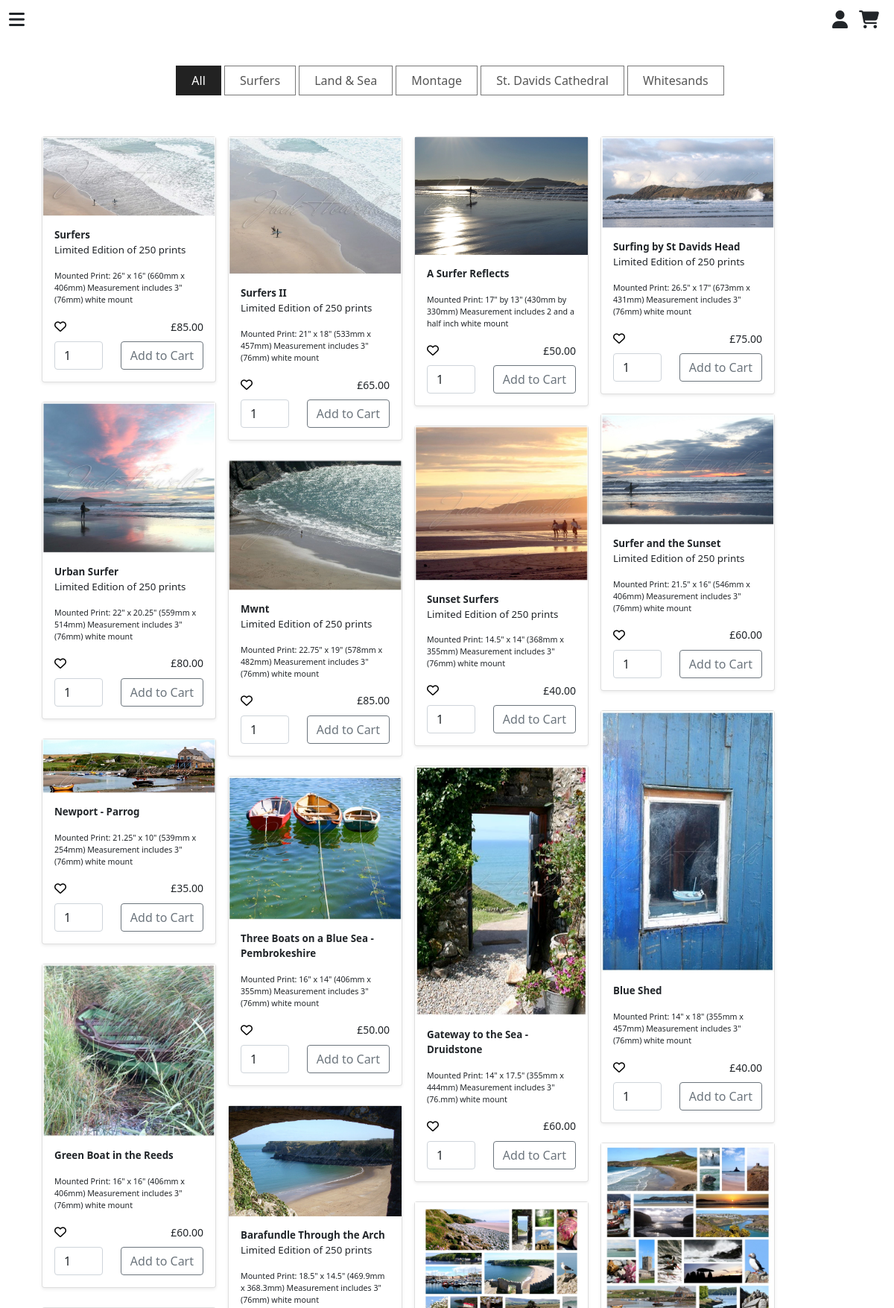
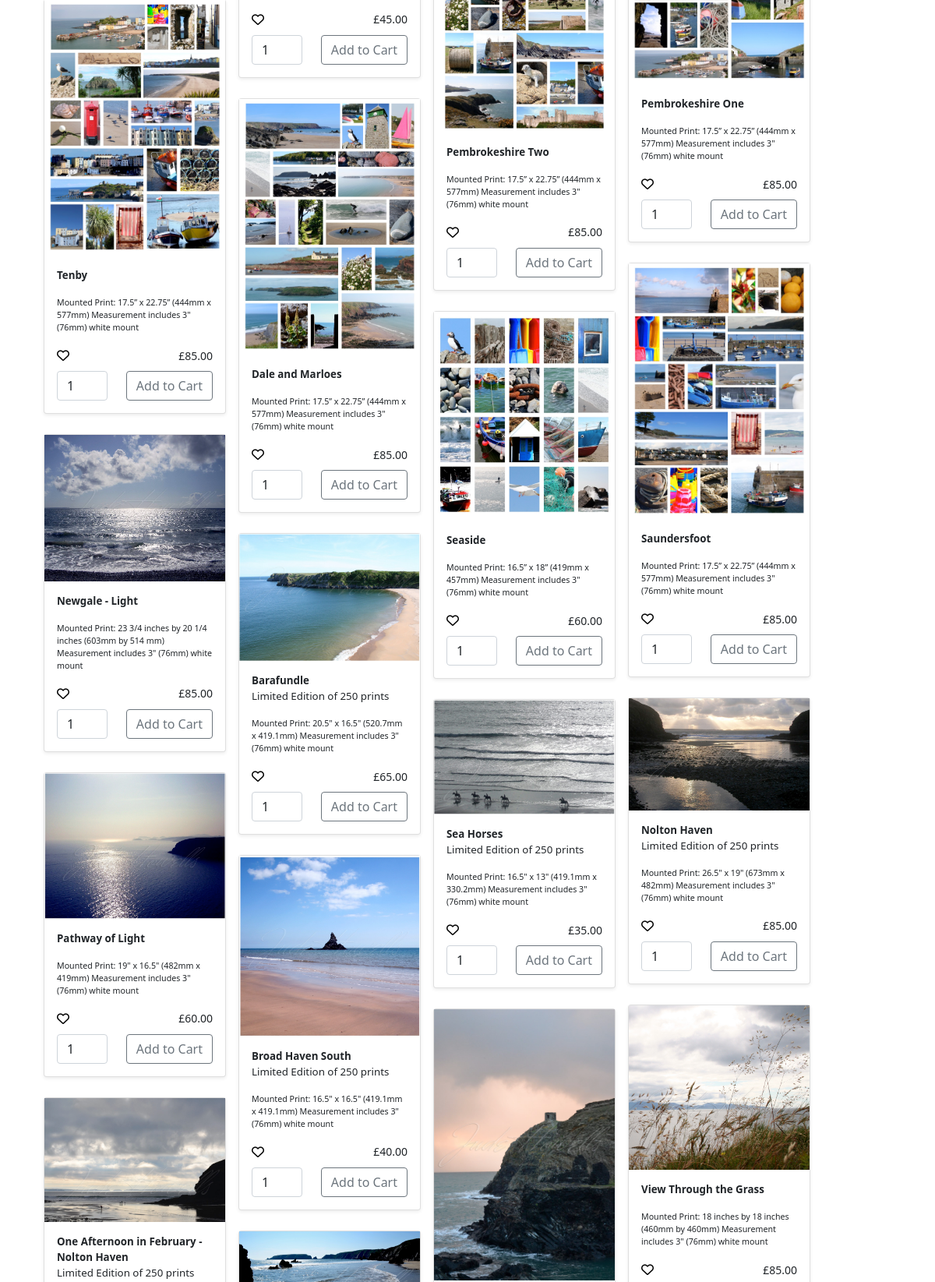
The app's page /shop/ (upper part) with its own data (2 pictures, top to bottom).
### shop/models.py (models this page shows, shortened)
class Product(models.Model):
    sku = models.CharField(max_length=254, null=True, blank=True)
    category = models.ForeignKey('Category', null=True, blank=True,
                                on_delete=models.SET_NULL)
    name = models.CharField(max_length=254)
    description = models.TextField(null=True, blank=True)
    price = models.DecimalField(max_digits=6, decimal_places=2)
    type = models.CharField(max_length=254)
    dimensions = models.CharField(max_length=254)
    image_url = models.URLField(max_length=1024, null=True, blank=True)
    image = models.ImageField(null=True, blank=True)

### shop/views.py (the view, shortened to what this page needs)
# urls.py: path('', views.shop_all, name='shop'),
def shop_all(request):
    products = Product.objects.all()
    query = None
    categories = None
    sort = None
    direction = None
    current_sorting = f'{sort}_{direction}'
    context = {
        'products': products,
        'search_term': query,
        'current_categories': categories,
        'current_sorting': current_sorting,
    }
    return render(request, 'shop/shop.html', context)

### cart/contexts.py (called while the page is built, shortened)
def cart_contents(request):
    cart_items = []
    total = 0
    product_count = 0
    cart = request.session.get('cart', {})
    if total < settings.FREE_DELIVERY_THRESHOLD:
        delivery = total * Decimal(settings.STANDARD_DELIVERY_PERCENTAGE/100)
        free_delivery_delta = settings.FREE_DELIVERY_THRESHOLD - total
    else:
        delivery = 0
        free_delivery_delta = 0
    grand_total = delivery + total
    if len(cart_items) == 0:
        toggle = ""
    else:
        toggle = "show"
    context = {
        'cart_items': cart_items,
        'total': total,
        'product_count': product_count,
        'delivery': delivery,
        'free_delivery_delta': free_delivery_delta,
        'free_delivery_threshold': settings.FREE_DELIVERY_THRESHOLD,
        'grand_total': grand_total,
        'toggle': toggle, #my extra bit
    }
    return context

### shop/models.py (called while the page is built)
    def __str__(self):
        return self.name

### shop/templates/shop/shop.html (shortened to what this page needs)
{% extends "base.html" %}
{% load static %}
{% block extra_css %}
<link rel="stylesheet" type="text/css"  href="{% static 'shop/css/shop.css' %}">
<link rel="stylesheet" type="text/css" href="{% static 'shop/css/nivo-lightbox/nivo-lightbox.css' %} ">
<link rel="stylesheet" type="text/css" href="{% static 'shop/css/nivo-lightbox/default.css' %}">
{% endblock %}
{% block content %}
<div class="container-fluid mt-5">
      <div class="categories pt-5">
        <ul class="cat">
          <li>
            <ol class="type pe-4">
              <li class="mx-auto mb-4"><a href="#" data-filter="*" class="active">All</a></li>
              <li class="mx-auto mb-4"><a href="#" data-filter=".surfers">Surfers</a></li>
              <li class="mx-auto mb-4"><a href="#" data-filter=".landandsea">Land & Sea</a></li>
              <li class="mx-auto mb-4"><a href="#" data-filter=".montage">Montage</a></li>
              <li class="mx-auto mb-4"><a href="#" data-filter=".stdavidscathedral">St. Davids Cathedral</a></li>
              <li class="mx-auto mb-4"><a href="#" data-filter=".whitesands">Whitesands</a></li>
            </ol>
          </li>
        </ul>
      </div>
    <div class="row ms-4">
      <div class="portfolio-items">
        {% for product in products %}
        <div class="m-2 {{ product.category }}">
          <div class="card shadow-sm portfolio-item">
            {% if product.image %}
            <a href="{{ product.image.url }}" title="{{ product.name }}" data-lightbox-gallery="{{ product.category }}">
              <img src="{{ product.image.url }}" width="232px">
            </a>
            {% else %}
              <img src="/media/thumbnail.jpg">
            {% endif %}
            <form class="form" action="{% url 'add_to_cart' product.id %}" method="POST">
              <div class="card-body">
                <p class="card-name"><strong>{{ product.name }}</strong></p>
                <p class="card-description">{{ product.description }}</p>
                <p class="dimensions">{{ product.type | slice:"5:14"}} {{ product.dimensions | cut:" Dimensions" }}</p>
                <div class="d-flex justify-content-between align-items-center">
                  <a class="heart" type="button" href=""><i class="far fa-heart"></i></a>
                  <span class="btn-sm price">£{{ product.price }}</span>
                </div>
                <div class="d-flex justify-content-between align-items-center mt-2">
                  <input class="form-control qty_input id_qty_{{ product.id }}"
                    type="number" name="quantity" value="1" min="1" max="99"
                    data-item_id="{{ product.id }}" style="width: 65px;">
                <button type="submit" class="btn btn-outline-secondary">Add to Cart</button>
                </div>
              </div>
            </form>
          </div>
        </div>
        {% endfor %}
      </div>
    </div>
  </div>
{% endblock %}

### templates/base.html (shortened to what this page needs)
{% load static %}
<!doctype html>
<html lang="en">
<head>
{% block corecss %}
<link href="https://cdn.jsdelivr.net/npm/bootstrap@5.1.3/dist/css/bootstrap.min.css" rel="stylesheet">
<link rel="stylesheet" href="{% static 'css/base.css' %}">
{% endblock %}
{% block extra_css %}
{% endblock %}
</head>
<body>
  <nav class="navbar fixed-top">
      <div class="container-fluid">
          <a class="link-dark menu-button-size" data-bs-toggle="offcanvas" href="#offcanvasExample" role="button" aria-controls="offcanvasExample"><i class="fas fa-bars"></i></a>
          <div class="row align-items-end">
              <div class="col">
                  <div class="dropstart">
                    <a class="link-dark menu-button-size profile-button" type="button"
                    id="dropdownMenuButton1" data-bs-toggle="dropdown" aria-expanded="false"><i class="fas fa-user"></i></a>
                  </div>
                  <a class="link-dark menu-button-size me-2" type="button" data-bs-toggle="offcanvas"
                  data-bs-target="#offcanvasRightCheckout" aria-controls="offcanvasRight">
                  <i class="fas fa-shopping-cart"></i></a>
              </div>
          </div>
      </div>
  </nav>
{% block content %}
{% endblock %}
</body>
</html>

### cart/templates/cart/cart.html (shortened to what this page needs)
{% load static %}
{% load bag_tools %}

### static/css/base.css (style rules this page uses)
.menu-button-size { font-size:x-large; }
.profile-button { position: absolute; right: 50px; }
.navbar { background-color:white; }

### shop/static/shop/css/shop.css (style rules this page uses)
.heart { text-decoration: none; color: black; font-size:medium; }
.type { margin:0; padding:0; }
.categories { padding-bottom: 10px; text-align: center; }
ul.cat li { display: inline-block; }
ol.type li { display: inline-block; }
ol.type li a { border: 1px solid #777; color: #555; padding: 8px 20px; text-decoration: none; }
ol.type li a.active { background: #222; border: 1px solid #222; color: #fff; }
.isotope-item { z-index: 2 }
.isotope, .isotope .isotope-item { -webkit-transition-duration: 0.8s; -moz-transition-duration: 0.8s; transition-duration: 0.8s; }
.isotope-item { margin-right: -1px; -webkit-backface-visibility: hidden; backface-visibility: hidden; }
.isotope { -webkit-backface-visibility: hidden; backface-visibility: hidden; -webkit-transition-property: height, width; -moz-transition-property: height, width; transition-property: height, width; }
.isotope .isotope-item { -webkit-backface-visibility: hidden; backface-visibility: hidden; -webkit-transition-property: -webkit-transform, opacity; -moz-transition-property: -moz-transform, opacity; transition-property: transform, opacity; }
.portfolio-item { margin: 5px 0; -webkit-transition: all 0.5s ease-out; -moz-transition: all 0.5s ease-out; -ms-transition: all 0.5s ease-out; -o-transition: all 0.5s ease-out; transition: all 0.5s ease-out; }
.price { padding:0; }
.card-body p { width:200px; font-size:10pt; }
.card-name { margin-bottom: 0px; }
.dimensions { font-size:8pt !important; }

### records on screen
Product: image (picture), name "Surfers", description "Limited Edition of 250 prints", type "Mounted", dimensions "Print: 26\" x 16\" (660mm x 406mm) Measurement includes 3\" (76mm) white mount", price "85.00", quantity "1"
Product: image (picture), name "Surfers II", description "Limited Edition of 250 prints", type "Mounted", dimensions "Print: 21\" x 18\" (533mm x 457mm) Measurement includes 3\" (76mm) white mount", price "65.00"
Product: image (picture), name "A Surfer Reflects", type "Mounted", dimensions "Print: 17\" by 13\" (430mm by 330mm) Measurement includes 2 and a half inch white mount", price "50.00"
Product: image (picture), name "Surfing by St Davids Head", description "Limited Edition of 250 prints", type "Mounted", dimensions "Print: 26.5\" x 17\" (673mm x 431mm) Measurement includes 3\" (76mm) white mount", price "75.00"
Product: image (picture), name "Urban Surfer", description "Limited Edition of 250 prints", type "Mounted", dimensions "Print: 22\" x 20.25\" (559mm x 514mm) Measurement includes 3\" (76mm) white mount", price "80.00"
Product: image (picture), name "Surfer and the Sunset", description "Limited Edition of 250 prints", type "Mounted", dimensions "Print: 21.5\" x 16\" (546mm x 406mm) Measurement includes 3\" (76mm) white mount", price "60.00"
Product: image (picture), name "Sunset Surfers", description "Limited Edition of 250 prints", type "Mounted", dimensions "Print: 14.5\" x 14\" (368mm x 355mm) Measurement includes 3\" (76mm) white mount", price "40.00"
Product: image (picture), name "Mwnt", description "Limited Edition of 250 prints", type "Mounted", dimensions "Print: 22.75\" x 19\" (578mm x 482mm) Measurement includes 3\" (76mm) white mount", price "85.00"
Product: image (picture), name "Blue Shed", type "Mounted", dimensions "Print: 14\" x 18\" (355mm x 457mm) Measurement includes 3\" (76mm) white mount", price "40.00"
Product: image (picture), name "Newport - Parrog", type "Mounted", dimensions "Print: 21.25\" x 10\" (539mm x 254mm) Measurement includes 3\" (76mm) white mount", price "35.00"
Product: image (picture), name "Gateway to the Sea - Druidstone", type "Mounted", dimensions "Print: 14\" x 17.5\" (355mm x 444mm) Measurement includes 3\" (76.mm) white mount", price "60.00"
Product: image (picture), name "Three Boats on a Blue Sea - Pembrokeshire", type "Mounted", dimensions "Print: 16\" x 14\" (406mm x 355mm) Measurement includes 3\" (76mm) white mount", price "50.00"
Product: image (picture), name "Green Boat in the Reeds", type "Mounted", dimensions "Print: 16\" x 16\" (406mm x 406mm) Measurement includes 3\" (76mm) white mount", price "60.00"
Product: image (picture), name "Barafundle Through the Arch", description "Limited Edition of 250 prints", type "Mounted", dimensions "Print: 18.5\" x 14.5\" (469.9mm x 368.3mm) Measurement includes 3\" (76mm) white mount", price "45.00"
Product: image (picture), name "Pembrokeshire One", type "Mounted", dimensions "Print: 17.5” x 22.75” (444mm x 577mm) Measurement includes 3\" (76mm) white mount", price "85.00"
Product: image (picture), name "Pembrokeshire Two", type "Mounted", dimensions "Print: 17.5” x 22.75” (444mm x 577mm) Measurement includes 3\" (76mm) white mount", price "85.00"
Product: image (picture), name "Tenby", type "Mounted", dimensions "Print: 17.5” x 22.75” (444mm x 577mm) Measurement includes 3\" (76mm) white mount", price "85.00"
Product: image (picture), name "Dale and Marloes", type "Mounted", dimensions "Print: 17.5” x 22.75” (444mm x 577mm) Measurement includes 3\" (76mm) white mount", price "85.00"
Product: image (picture), name "Saundersfoot", type "Mounted", dimensions "Print: 17.5” x 22.75” (444mm x 577mm) Measurement includes 3\" (76mm) white mount", price "85.00"
Product: image (picture), name "Seaside", type "Mounted", dimensions "Print: 16.5” x 18” (419mm x 457mm) Measurement includes 3\" (76mm) white mount", price "60.00"
Product: image (picture), name "Newgale - Light", type "Mounted", dimensions "Print: 23 3/4 inches by 20 1/4 inches (603mm by 514 mm) Measurement includes 3\" (76mm) white mount", price "85.00"
Product: image (picture), name "Barafundle", description "Limited Edition of 250 prints", type "Mounted", dimensions "Print: 20.5\" x 16.5\" (520.7mm x 419.1mm) Measurement includes 3\" (76mm) white mount", price "65.00"
Product: image (picture), name "Nolton Haven", description "Limited Edition of 250 prints", type "Mounted", dimensions "Print: 26.5\" x 19\" (673mm x 482mm) Measurement includes 3\" (76mm) white mount", price "85.00"
Product: image (picture), name "Sea Horses", description "Limited Edition of 250 prints", type "Mounted", dimensions "Print: 16.5\" x 13\" (419.1mm x 330.2mm) Measurement includes 3\" (76mm) white mount", price "35.00"
Product: image (picture), name "Pathway of Light", type "Mounted", dimensions "Print: 19\" x 16.5\" (482mm x 419mm) Measurement includes 3\" (76mm) white mount", price "60.00"
Product: image (picture), name "Broad Haven South", description "Limited Edition of 250 prints", type "Mounted", dimensions "Print: 16.5\" x 16.5\" (419.1mm x 419.1mm) Measurement includes 3\" (76mm) white mount", price "40.00"
Product: image (picture), name "View Through the Grass", type "Mounted", dimensions "Print: 18 inches by 18 inches (460mm by 460mm) Measurement includes 3\" (76mm) white mount", price "85.00"
Product: image (picture)
Product: image (picture), name "One Afternoon in February - Nolton Haven", description "Limited Edition of 250 prints"
Product: image (picture)
